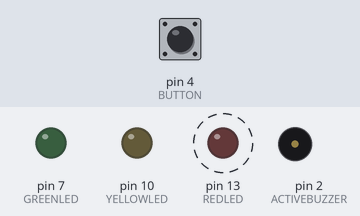
Simulated run of this sketch. Board: Arduino Uno, built with avr-gcc and run on an emulated ATmega328P. Shown: output pins drawn as LEDs (lit = HIGH), buzzer (waves = sounding, pin HIGH). Dashed ring = blinking. The test bench sets the inputs (shaded band); at power-on: pin 4 (BUTTON) HIGH.

Above: at 1.8 s.
1.9 s: pin 4 (BUTTON) pulled LOW for 0.6 s
At 2.4 s:
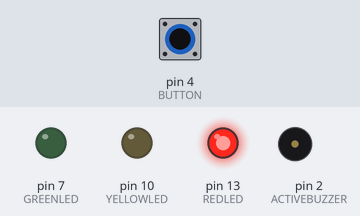
At 15.1 s:
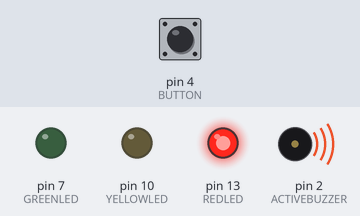
Timing chart, 0 to 18.5 s (numbered marks = the images above; inputs shaded):
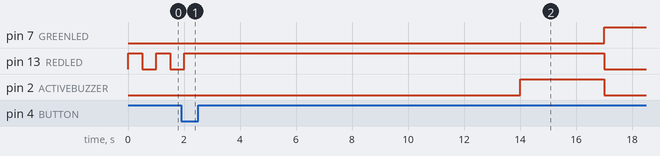

Measured:
- after the input at 1.9 s, pin 7 (GREENLED): LOW → HIGH after 15.1 s; pin 2 (ACTIVEBUZZER): LOW → HIGH after 12.1 s, → LOW 3.0 s later

The sketch:

TrafficController.ino
```cpp
int state = 0;
void setup()
{
  pinMode(13, OUTPUT); //REDLED
  pinMode(10, OUTPUT); //YELLOWLED
  pinMode(7, OUTPUT); //GREENLED
  pinMode(4, INPUT_PULLUP); //BUTTON
  pinMode(2, OUTPUT);  //ACTIVEBUZZER
}

void beep()
{
  digitalWrite(2, HIGH);
  delay(3000);
  digitalWrite(2, LOW);
}

void loop()
{
  if (digitalRead(4) == LOW)
  {
    state = 1;
  }
  if (state == 1)
  {
    digitalWrite(13, HIGH);
    delay(12000);
    beep();
    digitalWrite(13, LOW);
    digitalWrite(7, HIGH);
    delay(12000);
    beep();
    digitalWrite(7, LOW);
    digitalWrite(10, HIGH);
    beep();
    digitalWrite(10, LOW);
  }
  else
  {
    digitalWrite(13, !digitalRead(13));
    delay(500);
  }
}
```
